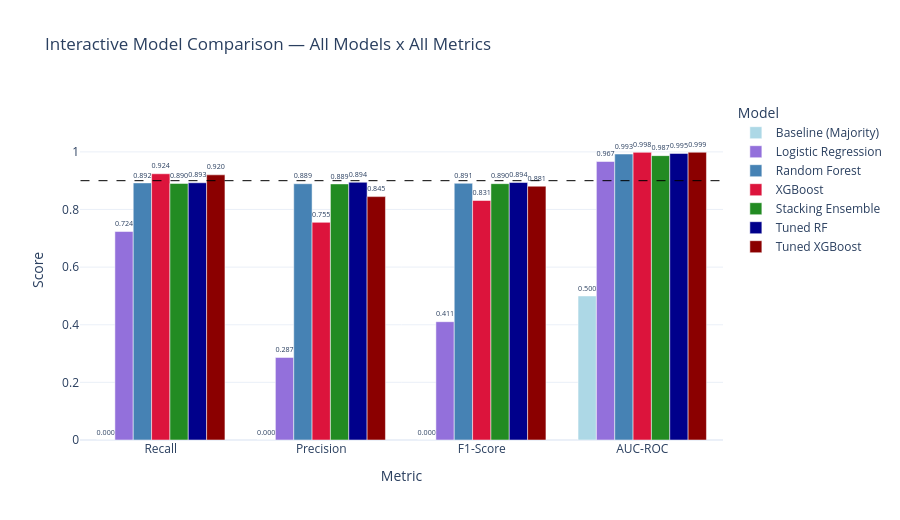

Source (notebook cell):
### Markdown cell above
### 7.5 Results Summary — All Models at a Glance

### Code cell
### Interactive Model Comparison — Plotly Radar / Bar Chart

import plotly.graph_objects as go
from sklearn.metrics import recall_score, precision_score, f1_score, roc_auc_score

metric_names = ['Recall', 'Precision', 'F1-Score', 'AUC-ROC']

plotly_colors = {
    'Baseline (Majority)': 'lightblue',
    'Logistic Regression': 'mediumpurple',
    'Random Forest':       'steelblue',
    'Tuned RF':            'darkblue',
    'XGBoost':             'crimson',
    'Tuned XGBoost':       'darkred',
    'Stacking Ensemble':   'forestgreen',
}

fig = go.Figure()

for name, model in models.items():
    y_pred = model.predict(X_test_scaled)
    y_prob = model.predict_proba(X_test_scaled)[:, 1]
    vals = [
        recall_score(   y_test, y_pred),
        precision_score(y_test, y_pred, zero_division=0),
        f1_score(       y_test, y_pred),
        roc_auc_score(  y_test, y_prob),
    ]
    fig.add_trace(go.Bar(
        name=name,
        x=metric_names,
        y=vals,
        text=[f'{v:.3f}' for v in vals],
        textposition='outside',
        marker_color=plotly_colors.get(name, 'grey'),
    ))

fig.update_layout(
    barmode='group',
    title='Interactive Model Comparison — All Models x All Metrics',
    yaxis=dict(title='Score', range=[0, 1.18]),
    xaxis_title='Metric',
    legend_title='Model',
    height=520,
    template='plotly_white',
    shapes=[dict(type='line', x0=-0.5, x1=3.5, y0=0.9, y1=0.9,
                 line=dict(color='black', width=1, dash='dash'))],
)

fig.write_html('fig_model_comparison_interactive.html')
fig.show()
print("Saved: fig_model_comparison_interactive.html")
print("Hover over bars to compare exact scores. Toggle models in the legend.")

### Figure 1 — Plotly figure (JSON) as saved in the notebook; plotly's stock layout.template omitted (floating-point values rounded to 4 significant figures)
{"data": [{"marker": {"color": "lightblue"}, "name": "Baseline (Majority)", "text": ["0.000", "0.000", "0.000", "0.500"], "textposition": "outside", "type": "bar", "x": ["Recall", "Precision", "F1-Score", "AUC-ROC"], "y": [0, 0, 0, 0.5]}, {"marker": {"color": "mediumpurple"}, "name": "Logistic Regression", "text": ["0.724", "0.287", "0.411", "0.967"], "textposition": "outside", "type": "bar", "x": ["Recall", "Precision", "F1-Score", "AUC-ROC"], "y": [0.7235, 0.2866, 0.4106, 0.9665]}, {"marker": {"color": "steelblue"}, "name": "Random Forest", "text": ["0.892", "0.889", "0.891", "0.993"], "textposition": "outside", "type": "bar", "x": ["Recall", "Precision", "F1-Score", "AUC-ROC"], "y": [0.8923, 0.8894, 0.8909, 0.9925]}, {"marker": {"color": "crimson"}, "name": "XGBoost", "text": ["0.924", "0.755", "0.831", "0.998"], "textposition": "outside", "type": "bar", "x": ["Recall", "Precision", "F1-Score", "AUC-ROC"], "y": [0.924, 0.7553, 0.8312, 0.9983]}, {"marker": {"color": "forestgreen"}, "name": "Stacking Ensemble", "text": ["0.890", "0.889", "0.890", "0.987"], "textposition": "outside", "type": "bar", "x": ["Recall", "Precision", "F1-Score", "AUC-ROC"], "y": [0.8904, 0.8888, 0.8896, 0.9869]}, {"marker": {"color": "darkblue"}, "name": "Tuned RF", "text": ["0.893", "0.894", "0.894", "0.995"], "textposition": "outside", "type": "bar", "x": ["Recall", "Precision", "F1-Score", "AUC-ROC"], "y": [0.8928, 0.8944, 0.8936, 0.9946]}, {"marker": {"color": "darkred"}, "name": "Tuned XGBoost", "text": ["0.920", "0.845", "0.881", "0.999"], "textposition": "outside", "type": "bar", "x": ["Recall", "Precision", "F1-Score", "AUC-ROC"], "y": [0.9203, 0.8447, 0.8809, 0.9987]}], "layout": {"barmode": "group", "height": 520, "legend": {"title": {"text": "Model"}}, "shapes": [{"line": {"color": "black", "dash": "dash", "width": 1}, "type": "line", "x0": -0.5, "x1": 3.5, "y0": 0.9, "y1": 0.9}], "title": {"text": "Interactive Model Comparison — All Models x All Metrics"}, "xaxis": {"title": {"text": "Metric"}}, "yaxis": {"range": [0, 1.18], "title": {"text": "Score"}}}}
